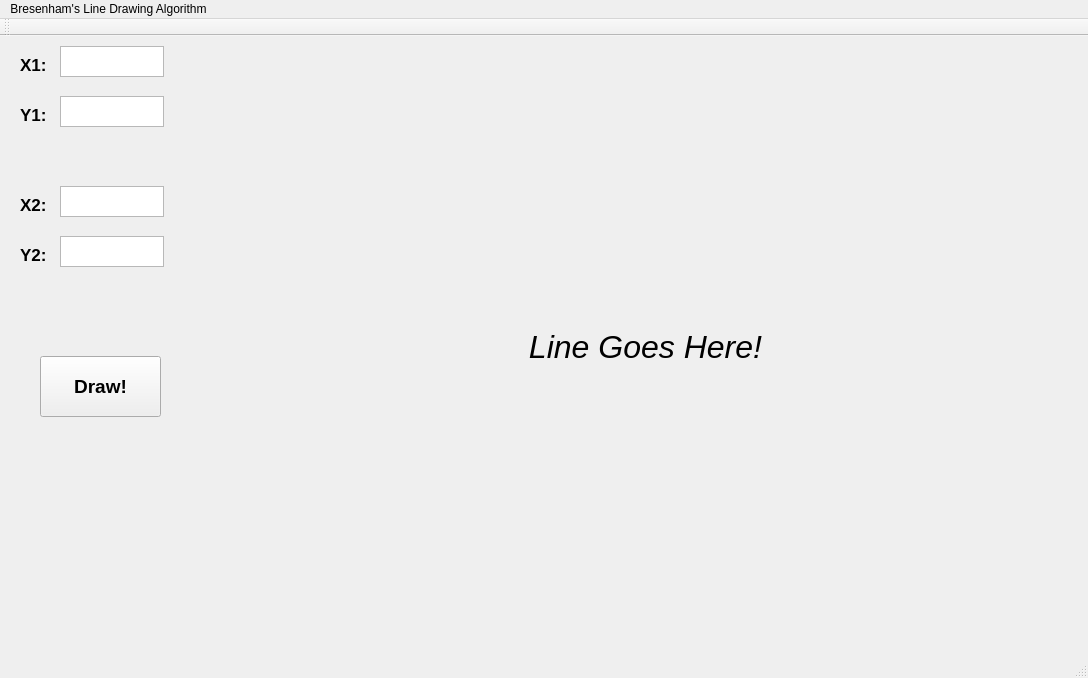
<?xml version="1.0" encoding="UTF-8"?>
<ui version="4.0">
 <class>MainWindow</class>
 <widget class="QMainWindow" name="MainWindow">
  <property name="geometry">
   <rect>
    <x>0</x>
    <y>0</y>
    <width>1088</width>
    <height>678</height>
   </rect>
  </property>
  <property name="windowTitle">
   <string>MainWindow</string>
  </property>
  <widget class="QWidget" name="centralWidget">
   <widget class="QLabel" name="label">
    <property name="geometry">
     <rect>
      <x>20</x>
      <y>20</y>
      <width>31</width>
      <height>17</height>
     </rect>
    </property>
    <property name="font">
     <font>
      <pointsize>13</pointsize>
      <weight>75</weight>
      <bold>true</bold>
     </font>
    </property>
    <property name="text">
     <string>X1:</string>
    </property>
   </widget>
   <widget class="QLabel" name="label_2">
    <property name="geometry">
     <rect>
      <x>20</x>
      <y>70</y>
      <width>31</width>
      <height>17</height>
     </rect>
    </property>
    <property name="font">
     <font>
      <pointsize>13</pointsize>
      <weight>75</weight>
      <bold>true</bold>
     </font>
    </property>
    <property name="text">
     <string>Y1:</string>
    </property>
   </widget>
   <widget class="QLabel" name="label_3">
    <property name="geometry">
     <rect>
      <x>20</x>
      <y>160</y>
      <width>31</width>
      <height>17</height>
     </rect>
    </property>
    <property name="font">
     <font>
      <pointsize>13</pointsize>
      <weight>75</weight>
      <bold>true</bold>
     </font>
    </property>
    <property name="text">
     <string>X2:</string>
    </property>
   </widget>
   <widget class="QLabel" name="label_4">
    <property name="geometry">
     <rect>
      <x>20</x>
      <y>210</y>
      <width>31</width>
      <height>17</height>
     </rect>
    </property>
    <property name="font">
     <font>
      <pointsize>13</pointsize>
      <weight>75</weight>
      <bold>true</bold>
     </font>
    </property>
    <property name="text">
     <string>Y2:</string>
    </property>
   </widget>
   <widget class="QPushButton" name="pushButton">
    <property name="geometry">
     <rect>
      <x>40</x>
      <y>320</y>
      <width>121</width>
      <height>61</height>
     </rect>
    </property>
    <property name="font">
     <font>
      <pointsize>14</pointsize>
      <weight>75</weight>
      <bold>true</bold>
     </font>
    </property>
    <property name="text">
     <string>Draw!</string>
    </property>
   </widget>
   <widget class="QTextEdit" name="textEdit">
    <property name="geometry">
     <rect>
      <x>60</x>
      <y>10</y>
      <width>104</width>
      <height>31</height>
     </rect>
    </property>
   </widget>
   <widget class="QTextEdit" name="textEdit_2">
    <property name="geometry">
     <rect>
      <x>60</x>
      <y>60</y>
      <width>104</width>
      <height>31</height>
     </rect>
    </property>
   </widget>
   <widget class="QTextEdit" name="textEdit_3">
    <property name="geometry">
     <rect>
      <x>60</x>
      <y>150</y>
      <width>104</width>
      <height>31</height>
     </rect>
    </property>
   </widget>
   <widget class="QTextEdit" name="textEdit_4">
    <property name="geometry">
     <rect>
      <x>60</x>
      <y>200</y>
      <width>104</width>
      <height>31</height>
     </rect>
    </property>
   </widget>
   <widget class="QLabel" name="label_5">
    <property name="geometry">
     <rect>
      <x>220</x>
      <y>10</y>
      <width>851</width>
      <height>601</height>
     </rect>
    </property>
    <property name="font">
     <font>
      <pointsize>24</pointsize>
      <italic>true</italic>
     </font>
    </property>
    <property name="text">
     <string>Line Goes Here!</string>
    </property>
    <property name="alignment">
     <set>Qt::AlignCenter</set>
    </property>
   </widget>
  </widget>
  <widget class="QMenuBar" name="menuBar">
   <property name="geometry">
    <rect>
     <x>0</x>
     <y>0</y>
     <width>1088</width>
     <height>22</height>
    </rect>
   </property>
   <widget class="QMenu" name="menuBresenham_s_Line_Drawing_Algorithm">
    <property name="title">
     <string>Bresenham's Line Drawing Algorithm</string>
    </property>
   </widget>
   <addaction name="menuBresenham_s_Line_Drawing_Algorithm"/>
  </widget>
  <widget class="QToolBar" name="mainToolBar">
   <attribute name="toolBarArea">
    <enum>TopToolBarArea</enum>
   </attribute>
   <attribute name="toolBarBreak">
    <bool>false</bool>
   </attribute>
  </widget>
  <widget class="QStatusBar" name="statusBar"/>
 </widget>
 <layoutdefault spacing="6" margin="11"/>
 <resources/>
 <connections/>
</ui>
